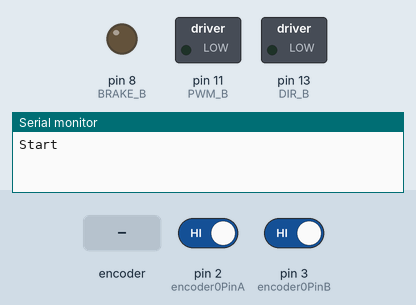
The sketch below on a simulated Arduino Uno, built with avr-gcc and run on an emulated ATmega328P. Shown: switched loads named in the sketch (green lamp = pin HIGH), output pins drawn as LEDs (lit = HIGH), the last lines printed to the serial monitor. The test bench sets the inputs (shaded band); at power-on: pin 2 (encoder0PinA) HIGH, pin 3 (encoder0PinB) HIGH.

Above: at 1.2 s.
1.3 s: rotary encoder on pin 2 (encoder0PinA) / pin 3 (encoder0PinB) turned 3 steps (first pin leading)
At 1.43 s:
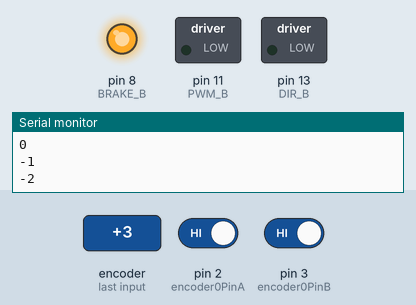
At 2.9 s:
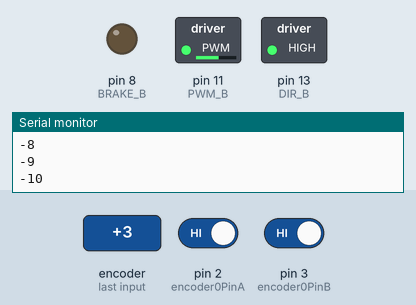
3.4 s: rotary encoder on pin 2 (encoder0PinA) / pin 3 (encoder0PinB) turned 1 step (first pin leading)
At 4.2 s:
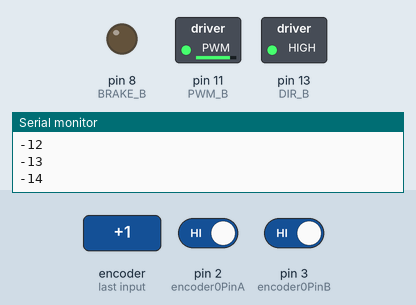
Timing chart, 0 to 6.4 s (numbered marks = the images above; inputs shaded):
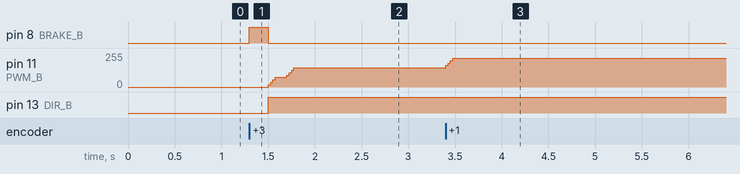

Measured:
- after the input at 1.3 s, pin 8 (BRAKE_B): LOW → HIGH at once, → LOW 0.20 s later; pin 11 (PWM_B): 0/255 → 72/255 after 0.20 s, → 144/255 0.20 s later; pin 13 (DIR_B): LOW → HIGH after 0.20 s
- after the input at 3.4 s, pin 11 (PWM_B): 144/255 → 216/255 at once

The sketch:

finalPrognwsh.ino
```cpp
// Includes
#if (ARDUINO >= 100)
  #include <Arduino.h>
#else
  #include <WProgram.h>
#endif

// motor variables
const int PWM_B =11;
const int DIR_B = 13;
// optional
const int BRAKE_B = 8;
const int SNS_B = A1;  // measure the current (voltage)

// encoder variables
const int encoder0PinA = 2;
const int encoder0PinB = 3;
int8_t tmpdata;
int last = 0;
int counter = 0;   //this variable will be changed by encoder input
int encoder0PinALast = LOW;
int encoder0PinBLast = LOW;
int a = LOW;
int b = LOW;

// result variables
int force = 0;
int output = 0;
int deg = 0;

// Problepsh
int pred[5] = {0,0,0,0,0};
int met = 0;
int j = 0;
int sum = 0;
int olddata = 0;

void setup() {
  // Setup motor pins
  pinMode(PWM_B, OUTPUT);
  pinMode(SNS_B, INPUT);
  // Configure the A output
  pinMode(BRAKE_B, OUTPUT);  // Brake pin on channel A
  pinMode(DIR_B, OUTPUT);    // Direction pin on channel A

  // Setup encoder pins
  pinMode(encoder0PinA, INPUT);
  pinMode(encoder0PinB, INPUT);
  digitalWrite(encoder0PinA, HIGH); //turn pullup resistor on
  digitalWrite(encoder0PinB, HIGH); //turn pullup resistor on

  attachInterrupt(0, updateEncoder, CHANGE);
  attachInterrupt(1, updateEncoder, CHANGE);

  // Open Serial communication
  Serial.begin (115200);
  Serial.println("Start");
}

void loop(){
  // 1. Compute position in counts  ------------------------------------------------------------------
  // By interupts
  // 11 points => 360/11 = 32.72 deg per point

  if (last>0){  // mpainei mono an exei upar3ei allagh apo ton encoder
    // problepsh
    // 8eorw aristerostrofa 0 kai de3iostrofa 1
    // start prediction
    j = met%4;
    if (tmpdata == 1){
      pred[j] = 1;
    } else {
      pred[j] = 0;
    }
    if (met > 3){
      sum = pred[0]+pred[1]+pred[2]+pred[3]+pred[4];
      if (sum >=2 ){  // kinhsh pros de3ia
        tmpdata = 1;
      } else {
        tmpdata = -1;
      }
    }

    // Askei dunamh meta tis 33 moires
    if (counter >= 3 || counter <= -3) {
      // Afkshsh/meiwsh dunamhs me omalo ru8mo
      for (int i = 1; i < 10; i++) {

        // 2. Assign a motor output force  ---------------------------------------------------------------
        force += 2*tmpdata;

        output = abs(force);
        // Make sure the force is between 0 and 255
        if (output > 255) {
          output = 255;
        } else if (output < 0) {
          output = 0;
        }

        // 3. Force output  ------------------------------------------------------------------------------
        // Determine correct direction for motor torque
        if(counter < 0) {
          digitalWrite(DIR_B, HIGH);
        } else {
          digitalWrite(DIR_B, LOW);
        }
        if (output == 0){
          digitalWrite(BRAKE_B, HIGH);  // raise the brake
          break;
        } else {
          digitalWrite(BRAKE_B, LOW);   // setting the brake LOW to disable motor brake
          analogWrite(PWM_B,output);    // output the signal
        }
      }
    } else {
      digitalWrite(BRAKE_B, HIGH);  // raise the brake
    }
    Serial.println(counter);
    last--;
  }
}

void updateEncoder(){
  tmpdata = read_encoder();
  met++;
  counter += tmpdata;
  last++; // au3anei ton metrhth gia thn for
}

/* returns change in encoder state (-1,0,1) */
int8_t read_encoder(){
  int8_t enc_states[] = {0,-1,1,0,1,0,0,-1,-1,0,0,1,0,1,-1,0};
  static uint8_t old_AB = 0;
  a = digitalRead(encoder0PinA);
  b = digitalRead(encoder0PinB);
  /**/
  old_AB <<= 2;                   //remember previous state
  old_AB |= ((b << 1) | a);  //add current state
  encoder0PinALast = a;
  encoder0PinBLast = b;
  return ( enc_states[( old_AB & 0x0f )]);
}
```
